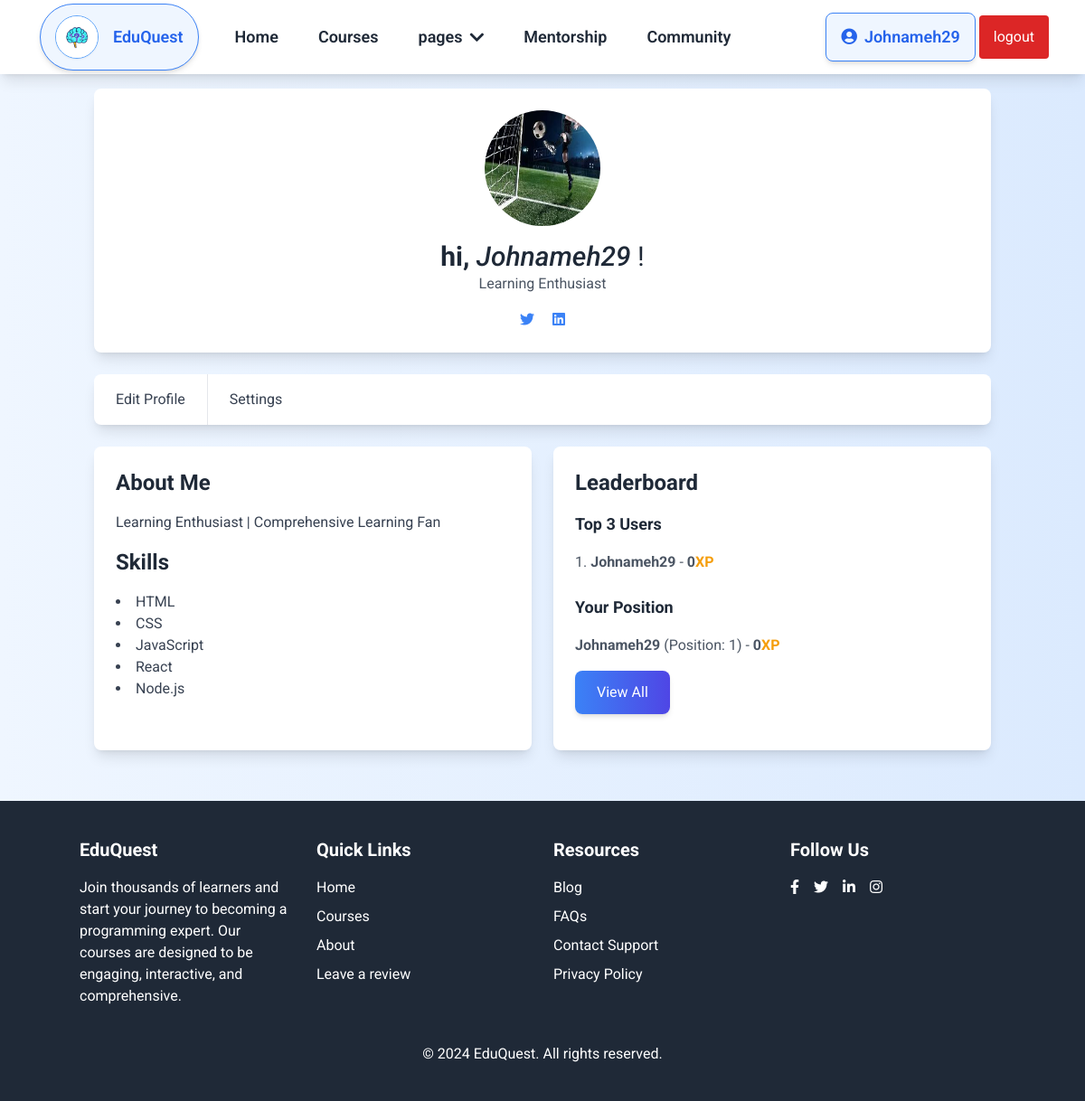
The app's page /profile_page.php (signed in) with its own data.
### tables this page shows
CREATE TABLE `users` (
  `id` int(11) NOT NULL,
  `user_id` varchar(30) NOT NULL,
  `username` varchar(30) NOT NULL,
  `name` varchar(50) NOT NULL,
  `email` varchar(50) NOT NULL,
  `password` varchar(255) NOT NULL,
  `bio` varchar(255) NOT NULL,
  `image_path` varchar(255) NOT NULL,
  `account_type` varchar(30) NOT NULL,
  `badge` varchar(255) NOT NULL,
  `score` int(11) DEFAULT 0,
  `level` int(11) DEFAULT 1,
  `completed_courses` text DEFAULT '[]',
  `fb` varchar(50) NOT NULL,
  `tw` varchar(50) NOT NULL,
  `yt` varchar(50) NOT NULL,
  `date` date DEFAULT NULL,
  `is_active` tinyint(1) DEFAULT 0,
  `signup_date` datetime DEFAULT current_timestamp()
);

### assets/user_auth.php (called while the page is built)
<?php
function getUser(){
    $userId = $_SESSION['auth'];
    $query = "SELECT * from users where user_id = '$userId' LIMIT 1";
    $DB = new Database();
    $result = $DB->read($query);
    if ($result){
        $user_data = $result[0];
        return $user_data;
    }
}

### php/db.php (called while the page is built, shortened)
<?php
    class Database
    {
        private $host = "localhost";
        private $username = "root";
        private $password = "";
        private $db = "learning_app";
        function connect()
        {
            $connection = mysqli_connect($this->host,$this->username,$this->password,$this->db);
            return $connection;
        }
        function read($query)
        {
            $conn = $this->connect();
            $result = mysqli_query($conn,$query);
        if(!$result)
        {
            return false;
        }else
        {
            $data = false;
            while($row = mysqli_fetch_assoc($result))
            {
                $data[] = $row;
            }
            return $data;
        }
        }
    }

### php/submit.php (called while the page is built, shortened)
<?php
class Submit
{
    public function user_pp()
    {
        $pp = $this->pp();
        if ($pp) {
            return $pp;
        } elseif (!$pp) {
        } else {
            header("location: ./profile_Page.php");
            die;
        }
    }
    public function pp()
    {
        $query = "SELECT * FROM users";
        $DB = new Database();
        $results = $DB->read($query);
        return $results;
    }
}

### assets/leaderboard.php (called while the page is built, shortened)
<?php
$user_data = getUser();
$servername = "localhost";
$username = "root";
$password = "";
$dbname = "learning_app";
$conn = new mysqli($servername, $username, $password, $dbname);
$user = $user_data['account_type'];
$topUsersQuery = "SELECT username, score FROM users where account_type = '$user' ORDER BY score DESC LIMIT 3";
$topUsersResult = $conn->query($topUsersQuery);
$user_id = $user_data["id"];
$currentUserId = $user_id;
$userPositionQuery = "
    SELECT username, score, FIND_IN_SET(score, (SELECT GROUP_CONCAT(score ORDER BY score DESC) FROM users)) AS position
    FROM users
    WHERE id = $currentUserId";
$currentUserResult = $conn->query($userPositionQuery);
?>

### profile_page.php (the view, shortened to what this page needs)
<?php
include("./assets/header_1.php");
include("./assets/leaderboard.php");
include("./php/submit.php");
$postnew = new Submit();
$pp = $postnew->user_pp();
$user_data = getUser();
?>
<!DOCTYPE html>
<html lang="en">
<head>
    <script src="https://cdn.tailwindcss.com">
    </script>
    <link href="https://cdnjs.cloudflare.com/ajax/libs/font-awesome/5.15.3/css/all.min.css" rel="stylesheet" />
</head>
<body class="bg-gradient-to-r from-blue-50 to-blue-100 font-roboto">
    <div class="container mx-auto p-4">
        <div class="bg-white shadow-lg rounded-lg p-6 flex flex-col items-center">
            <?php if ($pp != null): ?>
                <?php foreach ($pp as $pic): ?>
                    <?php if ($pic['user_id'] === $user_data['user_id']): ?>
                        <img src="pp/<?= $pic['image_path'] ?>" class="w-32 h-32 rounded-full mx-auto mb-4"
                            alt="User Profile Image">
                    <?php endif; ?>
                <?php endforeach; ?>
            <?php endif; ?>
            <div class="text-center">
                <div class="text-3xl text-gray-800">
                    <span class="text-3xl font-bold">
                        hi,
                    </span>
                    <i class="font-medium"> <?= $user_data['username'] ?></i> !
                </div>
                <p class="text-gray-600">
                    Learning Enthusiast
                </p>
                <div class="mt-4">
                    <a class="text-blue-500 hover:underline" href="<?= $user_data['fb'] ?>">
                        <i class="fab fa-twitter"></i>
                    </a>
                    <a class="text-blue-500 hover:underline ml-4" href="<?= $user_data['fb'] ?>">
                        <i class="fab fa-linkedin"></i>
                    </a>
                </div>
            </div>
        </div>
        <div class="mt-6 bg-white shadow-lg rounded-lg">
            <nav class="flex flex-col md:flex-row">
                <a class="py-4 px-6 text-center text-gray-700 hover:bg-gray-200 hover:text-gray-900 border-b md:border-b-0 md:border-r cursor-pointer" onclick="openModal()">
                    Edit Profile
                </a>
                <a class="py-4 px-6 text-center text-gray-700 hover:bg-gray-200 hover:text-gray-900" onclick="openSettingsModal()">
                    Settings
                </a>
            </nav>
        </div>
        <div class="mt-6 grid grid-cols-1 md:grid-cols-2 gap-6">
            <div class="bg-white shadow-lg rounded-lg p-6">
                <h3 class="text-2xl font-bold text-gray-800 mb-4">
                    About Me
                </h3>
                <p class="text-gray-700 mb-4">
                    <?= $user_data['bio'] ?>
                </p>
                <h3 class="text-2xl font-bold text-gray-800 mb-4">
                    Skills
                </h3>
                <ul class="list-disc list-inside text-gray-700 mb-4">
                    <li>
                        HTML
                    </li>
                    <li>
                        CSS
                    </li>
                    <li>
                        JavaScript
                    </li>
                    <li>
                        React
                    </li>
                    <li>
                        Node.js
                    </li>
                </ul>
            </div>
            <div class="bg-white shadow-lg rounded-lg p-6">
                <h3 class="text-2xl font-bold text-gray-800 mb-4">
                    Leaderboard
                </h3>
                <h6 class="text-2xl font-bold text-gray-800 mb-4 text-lg">
                    Top 3 Users
                </h6>
                <ul class="list-decimal list-inside text-gray-600 mb-4">
                    <?php if ($topUsersResult->num_rows > 0): ?>
                        <?php while ($row = $topUsersResult->fetch_assoc()): ?>
                            <li>
                                <span class=""><b><?php echo htmlspecialchars($row['username']); ?></b></span>
                                <span class=""> - <b><?php echo htmlspecialchars($row['score']); ?><span class="text-amber-500">XP</span></b></span>
                                <br>
                                <br>
                            </li>
                        <?php endwhile; ?>
                    <?php else: ?>
                        <p>No users found.</p>
                    <?php endif; ?>
                    <h6 class="text-2xl font-bold text-gray-800 mb-4 text-lg">
                        Your Position
                    </h6>
                    <?php if ($currentUserResult->num_rows > 0): ?>
                        <?php while ($row = $currentUserResult->fetch_assoc()): ?>
                            <div class="user_score">
                                <span class=""><b><?php echo htmlspecialchars($row['username']); ?></b> (Position: <?php echo htmlspecialchars($row['position']); ?>)</span>
                                <span class=""> - <b><?php echo htmlspecialchars($row['score']); ?><span class="text-amber-500">XP</span></b></span>
                            </div>
                        <?php endwhile; ?>
                    <?php else: ?>
                        <p>Current user not found.</p>
                    <?php endif; ?>
                    <a href="./pages/leaderboard_page.php"
                        class="inline-block px-6 py-3 mt-4 text-white bg-gradient-to-r
                    from-blue-500 to-indigo-600 rounded-lg shadow-md hover:from-indigo-600
                    hover:to-blue-500 transition-transform transform hover:scale-105
                    focus:outline-none focus:ring-2 focus:ring-blue-400">View All</a>
                </ul>
            </div>
        </div>
    </div>
    <?php include("./assets/footer_1.php") ?>
</body>
</html>

### assets/header_1.php (shortened to what this page needs)
<?php
include("./assets/user_auth.php");
$user_data = getUser();
?>
<!DOCTYPE html>
<html lang="en">
<head>
    <script src="https://cdn.tailwindcss.com"></script>
    <link href="https://cdnjs.cloudflare.com/ajax/libs/font-awesome/5.15.3/css/all.min.css" rel="stylesheet" />
</head>
<body>
    <nav id="content" class="hidden bg-white shadow-lg">
        <div class="max-w-6xl mx-auto px-4">
            <div class="flex justify-between">
                <div class="flex space-x-4">
                    <div>
                        <a
                            class="flex items-center gap-4 m-1 py-3 px-4 rounded-full shadow-md border border-blue-500 bg-blue-50 hover:bg-blue-100 hover:shadow-lg transition-all duration-300 ease-in-out"
                            href="./dashboard.php">
                            <img
                                alt="EduQuest Logo"
                                class="w-12 h-12 rounded-full border border-blue-400 shadow-sm"
                                src="./img/brain.jpg" />
                            <span class="text-lg font-semibold text-blue-600 hover:text-blue-800">
                                EduQuest
                            </span>
                        </a>
                    </div>
                    <div class="hidden lg:flex items-center space-x-1">
                        <a class="py-4 px-5 text-gray-800 hover:text-blue-600 transition-all duration-300 ease-in-out font-semibold text-lg" href="./dashboard.php">
                            Home
                        </a>
                        <a class="py-4 px-5 text-gray-800 hover:text-blue-600 transition-all duration-300 ease-in-out font-semibold text-lg" href="./courses.php">
                            Courses
                        </a>
                        <div class="relative">
                            <button id="pagesDropdownButton" class="py-4 px-5 text-gray-800 hover:text-blue-600 focus:outline-none font-semibold text-lg flex items-center space-x-2 transition-all duration-300 ease-in-out">
                                pages
                                <i class="fas fa-chevron-down ml-2"></i>
                            </button>
                        </div>
                        <a class="py-4 px-5 text-gray-800 hover:text-blue-600 transition-all duration-300 ease-in-out font-semibold text-lg" href="./pages/Learner_Mentor.php">
                            Mentorship
                        </a>
                        <a class="py-4 px-5 text-gray-800 hover:text-blue-600 transition-all duration-300 ease-in-out font-semibold text-lg" href="./forum/index.php">
                            Community
                        </a>
                    </div>
                </div>
                <div class="lg:flex items-center space-x-1 hidden">
                    <a href="./profile_page.php" class="flex items-center gap-4 py-3 px-4 rounded-lg shadow-md border border-blue-500 bg-blue-50 hover:bg-blue-100 hover:shadow-lg transition-all duration-300 ease-in-out space-x-3">
                        <span class="text-lg font-semibold text-blue-600 hover:text-blue-800">
                            <i class="fas fa-user-circle text-gray pe-2"></i><?= $user_data['username'] ?>
                        </span>
                    </a>
                    <a class="py-3 px-4 bg-red-600 text-white rounded hover:bg-red-500" href="./logout.php">
                        logout
                    </a>
                </div>
            </div>
        </div>
    </nav>
</body>
</html>

### assets/footer_1.php (style rules this page uses)
body { font-family: 'Roboto', sans-serif; }

### records on screen
users: username "Johnameh29", image_path (picture), bio "Learning Enthusiast | Comprehensive Learning Fan", score "0", position "1"
